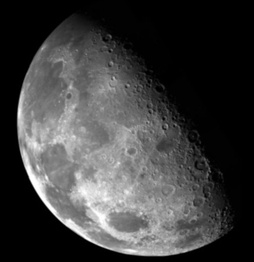
#> input picture day04/img/moon_gray.jpg, 254 x 262 px, shrunk from 410 x 424 before the run; its folder holds 5 pictures in this run
$ python step2_edge_morphology.py
#> lines starting #> are read from the running program, lines starting #| are printed output that depends on the picture; after the words box and inside, x2 and y2 are one past the last pixel; in counts of white or black regions, pixels touching at a corner belong together
import cv2 as cv
import numpy as np
import urllib.request
import os

def get_sample(filename, repo='insightbook'):
    if not os.path.exists(filename):
        if repo == 'insightbook':
            url = f"https://raw.githubusercontent.com/dltpdn/insightbook.opencv_project_python/master/img/{filename}"
        else:  # opencv 공식
            url = f"https://raw.githubusercontent.com/opencv/opencv/master/samples/data/{filename}"
        urllib.request.urlretrieve(url, f"./img/{filename}")
    return f"./img/{filename}"

# 이미지 로드
img = cv.imread(get_sample('moon_gray.jpg', repo='insightbook'))
#> img is the input picture: shape (262, 254, 3); min 0, max 255, mean 61.8

if img is None:
    print("이미지를 불러올 수 없습니다.")
    exit()

# 그레이스케일 변환
gray = cv.cvtColor(img, cv.COLOR_BGR2GRAY)

# ============================================================
# 1. Canny 에지 검출
# ============================================================
threshold1 = 50   # 낮은 임계값
threshold2 = 150  # 높은 임계값

# Canny 에지 검출 적용
edges = cv.Canny(gray, threshold1, threshold2)
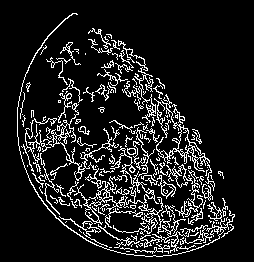
#> edges: shape (262, 254); 11.9% white in thin lines or dots, all inside (x1, y1, x2, y2) = (17, 13, 235, 257)

# ============================================================
# 2. 모폴로지 연산 — 열기 (Opening)
# ============================================================
# 커널 생성 (5x5 타원)
kernel = cv.getStructuringElement(cv.MORPH_ELLIPSE, (3, 3))

# 열기 연산 (침식 후 팽창: 노이즈 제거)
edges_cleaned = cv.morphologyEx(edges, cv.MORPH_OPEN, kernel)
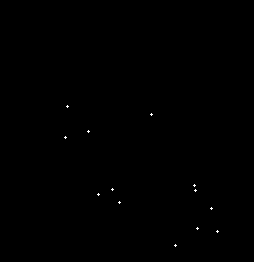
#> edges_cleaned: shape (262, 254); 0.1% white in thin lines or dots, all inside (x1, y1, x2, y2) = (64, 105, 219, 247)

# 선택사항: 닫기 연산 (팽창 후 침식: 구멍 채우기)
edges_closed = cv.morphologyEx(edges_cleaned, cv.MORPH_CLOSE, kernel)

# ============================================================
# 3. 결과 비교 표시
# ============================================================
# 원본 → Canny → 열기 → 닫기 순서로 4개 이미지 배열
canny_color = cv.cvtColor(edges, cv.COLOR_GRAY2BGR)
cleaned_color = cv.cvtColor(edges_cleaned, cv.COLOR_GRAY2BGR)
closed_color = cv.cvtColor(edges_closed, cv.COLOR_GRAY2BGR)

top_row = np.hstack([img, canny_color])
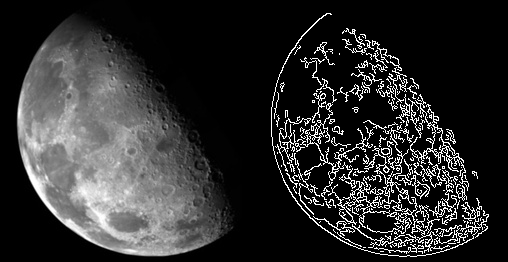
#> top_row: shape (262, 508, 3); min 0, max 255, mean 46
bottom_row = np.hstack([cleaned_color, closed_color])
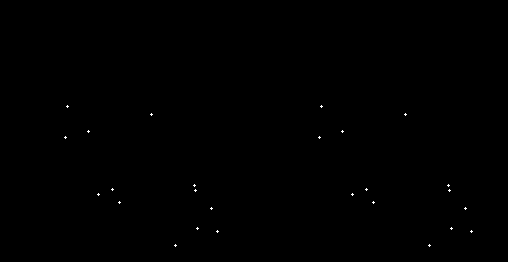
#> bottom_row: shape (262, 508, 3); 0.1% white in thin lines or dots, all inside (x1, y1, x2, y2) = (64, 105, 473, 247)
result = np.vstack([top_row, bottom_row])
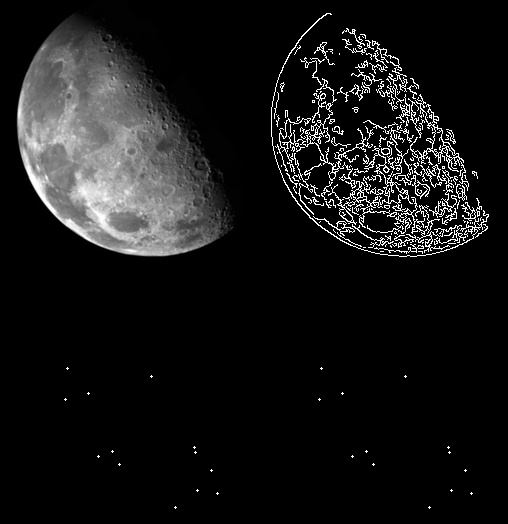
#> result: shape (524, 508, 3); min 0, max 255, mean 23.1

cv.imshow('Edge Detection + Morphology', result)
cv.waitKey(0)
cv.destroyAllWindows()
